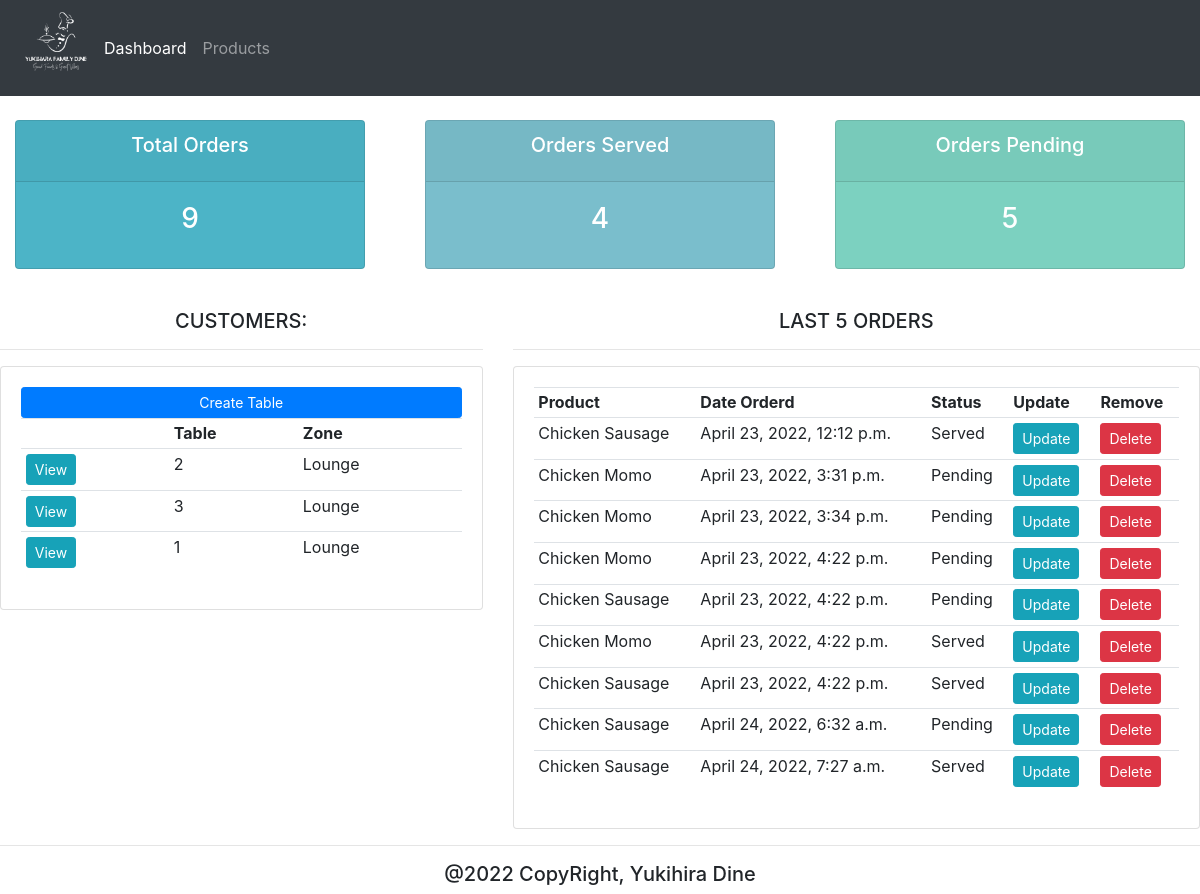
Before: / with the older database file.
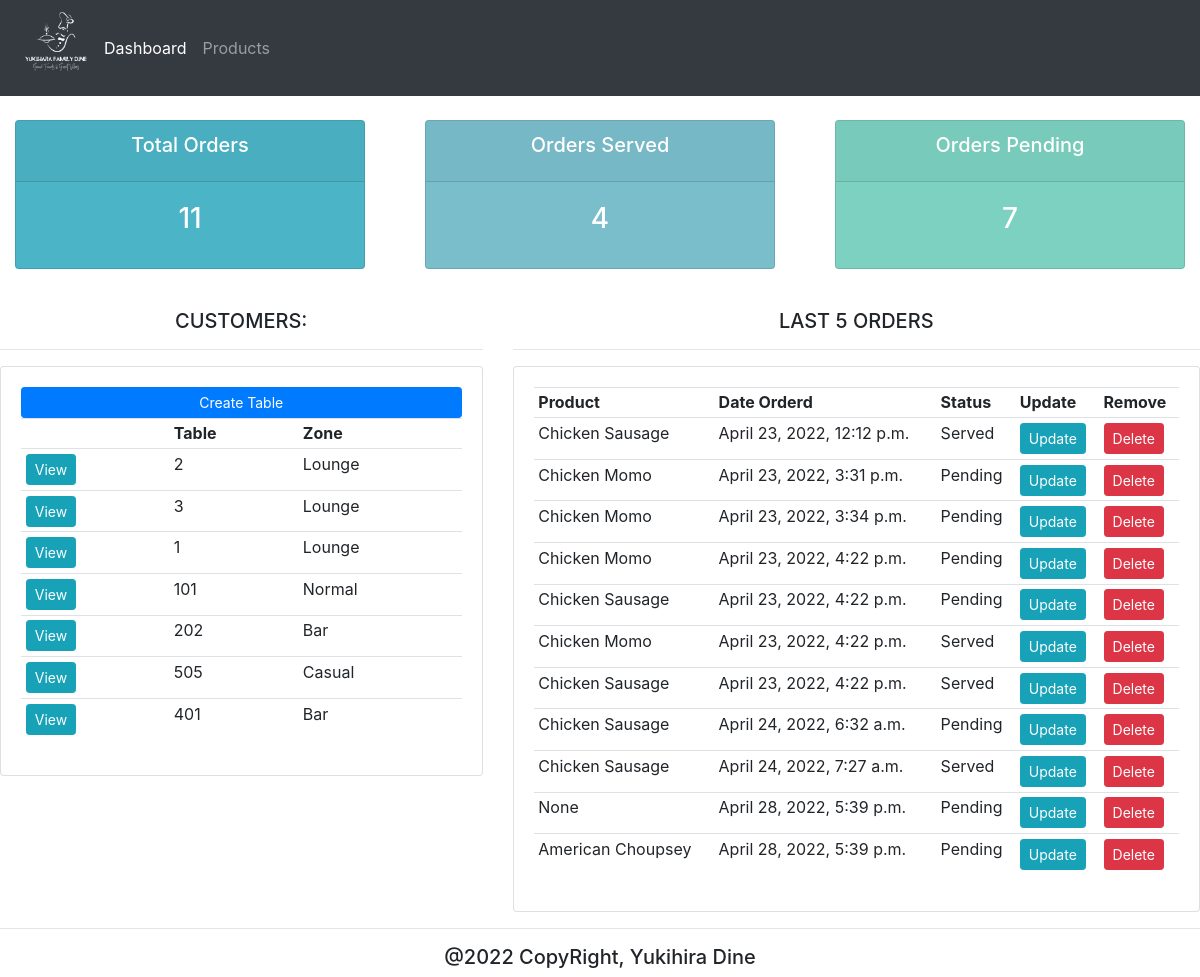
After: the same page with the newer database file.
### catalog/models.py (models this page shows, shortened)
class Table(models.Model):
    FLOOR = (
        ('Ground', 'Ground'),
        ('First', 'First'),
        ('Second', 'Second'),
        ('Fourth', 'Fourth'),
        ('RoofTop', 'RoofTop'),
    )
    table_no = models.IntegerField()
    zone = models.CharField(max_length=50, null=True)
    floor = models.CharField(max_length=50, null=True, choices=FLOOR)
    date_created = models.DateTimeField(auto_now_add=True, null=True)

class Order(models.Model):
    STATUS = (
                ('Pending', 'Pending'),
                ('Served', 'Served'),
            )
    table = models.ForeignKey(Table, null=True, on_delete= models.SET_NULL)
    product= models.ForeignKey(Product, null=True, on_delete= models.SET_NULL)
    date_created = models.DateTimeField(auto_now_add=True, null=True)
    status = models.CharField(max_length=200, null=True, choices=STATUS)

class Product(models.Model):
    CATEGORY = (
            ('Food', 'Food'),
            ('Beverage', 'Beverage'),
            ('Hookah', 'Hookah'),
    )
    name = models.CharField(max_length=200, null=True)
    price = models.FloatField(null=True)
    category = models.CharField(max_length=200, null=True, choices=CATEGORY)
    date_created = models.DateTimeField(auto_now_add=True, null=True)
    tags = models.ManyToManyField(Tag)
    def __str__(self):
        return self.name

### catalog/views.py (the view)
# urls.py: path('', views.home, name="home"),
def home(request):
    orders = Order.objects.all()
    tables = Table.objects.all()
    total_tables = tables.count()
    total_orders = orders.count()
    served = orders.filter(status='Served').count()
    pending = orders.filter(status='Pending').count()
    context = {'orders':orders, 'tables':tables, 'total_orders':total_orders, 'served':served, 'pending':pending}
    return render(request, 'dashboard.html', context)

### catalog/templates/dashboard.html
{% extends 'main.html' %}
{% block content %}
{% include 'status.html' %}
<br>
<div class="row">
	<div class="col-md-5">
		<h5>CUSTOMERS:</h5>
		<hr>
		<div class="card card-body">
			<a class="btn btn-primary  btn-sm btn-block" href="">Create Table</a>
			<table class="table table-sm">
				<tr>
					<th></th>
					<th>Table</th>
					<th>Zone</th>
				</tr>
				{% for table in tables %}
					<tr>
						<td><a class="btn btn-sm btn-info" href="{% url 'table' table.id %}">View</a></td>
						<td>{{table.table_no}}</td>
						<td>{{table.zone}}</td>
					</tr>
				{% endfor %}
			</table>
		</div>
	</div>
	<div class="col-md-7">
		<h5>LAST 5 ORDERS</h5>
		<hr>
		<div class="card card-body">
			<table class="table table-sm">
				<tr>
					<th>Product</th>
					<th>Date Orderd</th>
					<th>Status</th>
					<th>Update</th>
					<th>Remove</th>
				</tr>
				{% for order in orders %}
					<tr>
						<td>{{order.product}}</td>
						<td>{{order.date_created}}</td>
						<td>{{order.status}}</td>
						<td><a class="btn btn-sm btn-info" href="{% url 'update_order' order.id %}">Update</a></td>
						<td><a class="btn btn-sm btn-danger" href="{% url 'delete_order' order.id %}">Delete</a></td>
					</tr>
				{% endfor %}
			</table>
		</div>
	</div>
</div>
{% endblock %}

Changed rows visible on the page:
added Table: table_no "101", zone "Normal"
added Table: table_no "202", zone "Bar"
added Table: table_no "505", zone "Casual"
added Table: table_no "401", zone "Bar"
added Order: product "None", date_created "April 28, 2022, 5:39 p.m.", status "Pending"
added Order: product "American Choupsey", date_created "April 28, 2022, 5:39 p.m.", status "Pending"
Other visible differences:
{{ total_orders }}: "9" → "11"
{{ pending }}: "5" → "7"
